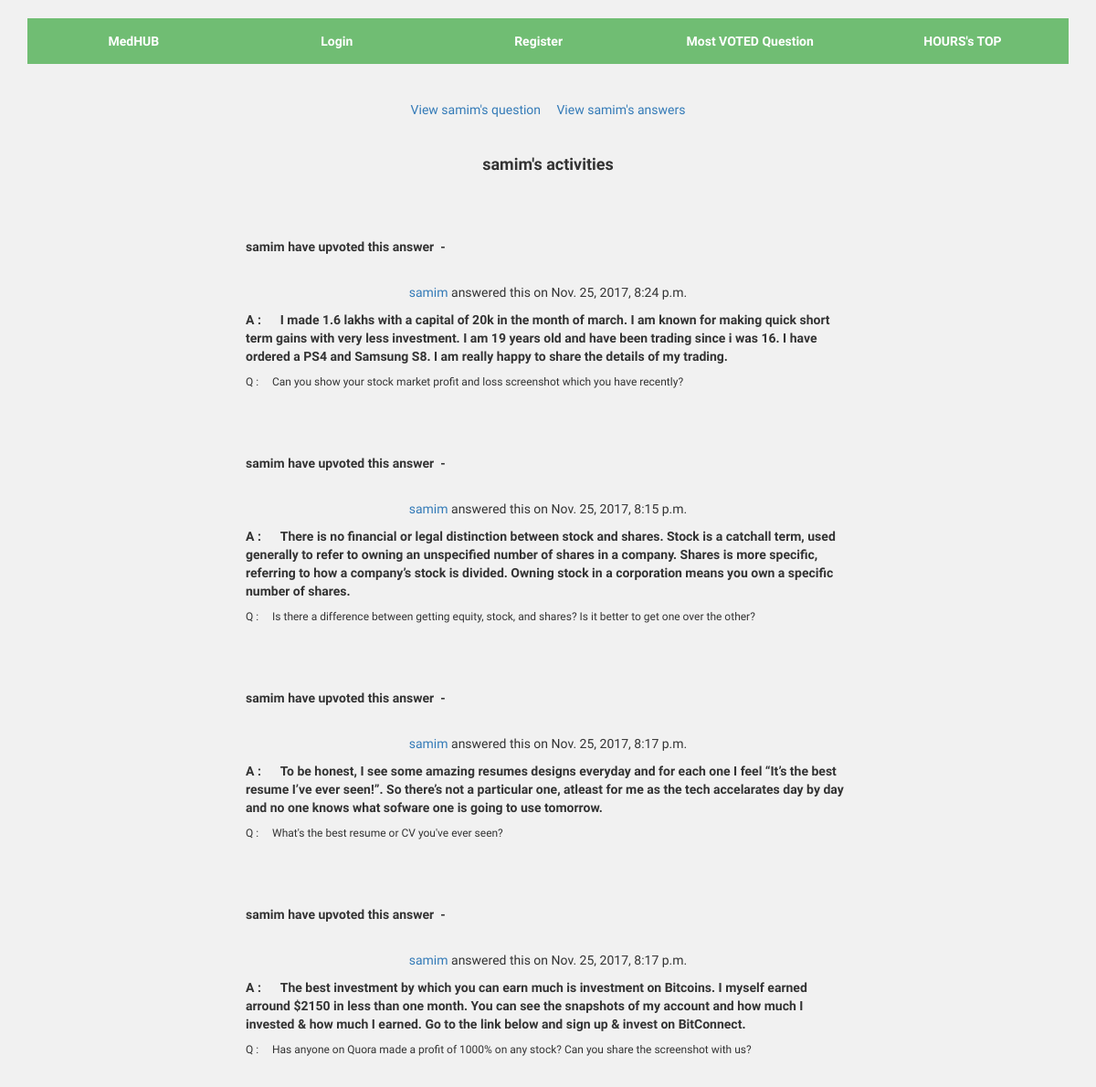
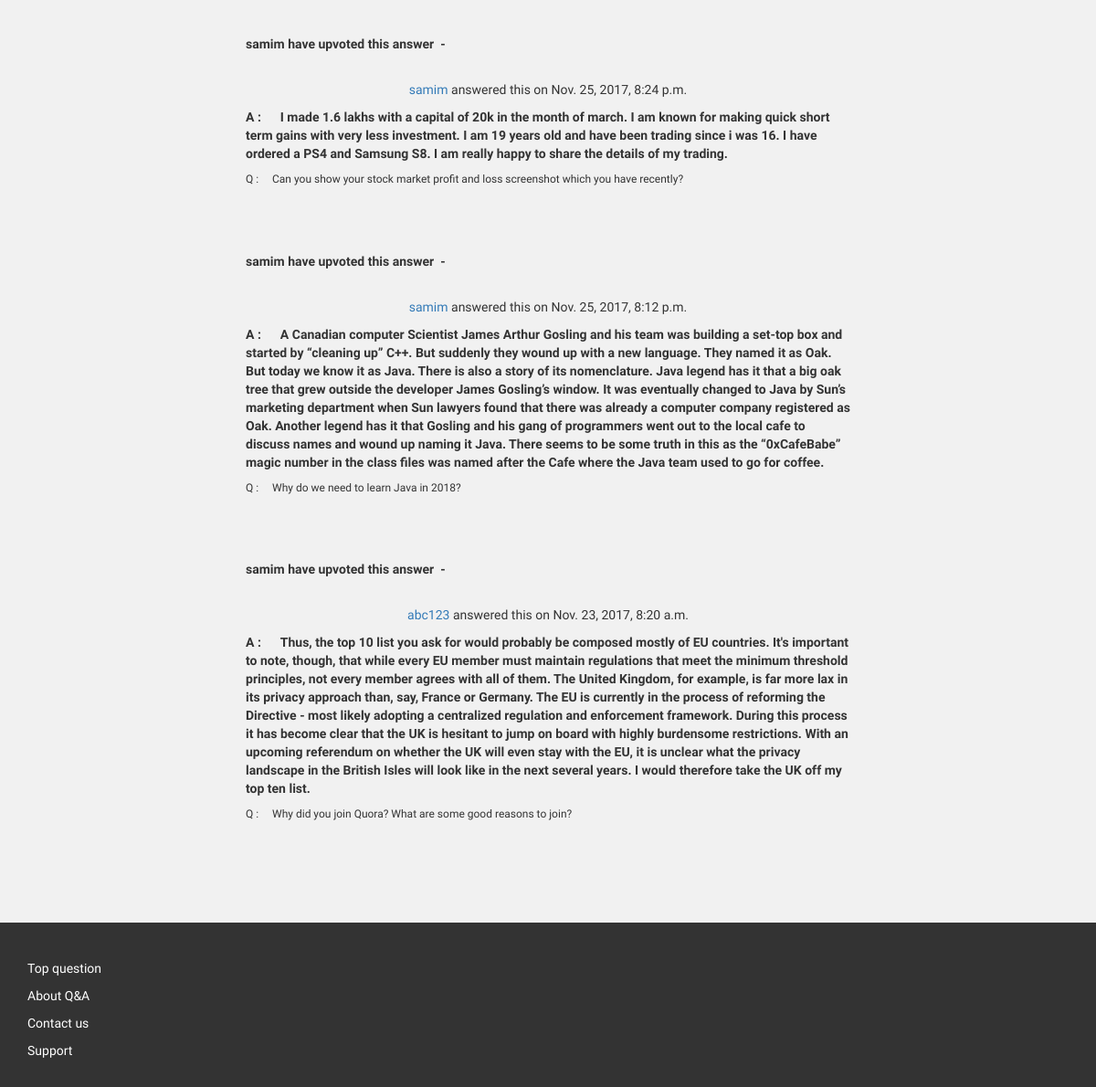
The page /profile/samim/upvotes/ on the database its author committed (2 pictures, top to bottom).
### qna/models.py (models this page shows, shortened)
class Upvote(models.Model):
	upvoted_by = models.ForeignKey(User, default=1, related_name='upvoted_by', blank=True, null=True )
	upvoted_question = models.ForeignKey(Question, on_delete = models.CASCADE, related_name='upvoted_question')
	upvoted_answer = models.ForeignKey(Answer, on_delete = models.CASCADE, related_name='upvoted_answer')
	time = models.DateTimeField(auto_now = True)

class Answer(models.Model):
	answer_by = models.ForeignKey(User, default=1, related_name='answer_by', blank=True, null=True)
	question_name = models.ForeignKey(Question, on_delete = models.CASCADE, related_name='question_name', blank=True, null=True)
	detail = models.TextField()
	time = models.DateTimeField(auto_now = True)
	class Meta:
		ordering = ["-time"]

class Question(models.Model):
	title = models.TextField()
	detail = models.TextField(blank=True, null=True)
	question_by = models.ForeignKey(User, default=1, related_name='question_by', blank=True, null=True)
	time = models.DateTimeField(auto_now = True)
	class Meta:
		ordering = ["-time"]

### qna/views.py (the view)
# urls.py: url(r'^profile/(?P<username>\w+)/upvotes/$', users_upvotes, name="users_upvotes"),
def users_upvotes(request, username):
	user_instance = User.objects.get(username = username)
	context = {}
	upvoted_answers_list = user_instance.upvoted_by.all()
	page = request.GET.get('page', 1)
	paginator = Paginator(upvoted_answers_list, 9)
	try:
		upvoted_answers_list = paginator.page(page)
	except PageNotAnInteger:
		upvoted_answers_list = paginator.page(1)
	except EmptyPge:
		upvoted_answers_list = paginator.page(paginator.num_pages)
	context['upvoted_answers_list'] = upvoted_answers_list
	context['user_details'] = user_instance
	return render(request, 'body/user_upvoted_answers.html', context)

### qna/templates/body/user_upvoted_answers.html (shortened to what this page needs)
{% extends 'nav/nav.html' %}
{% block content %}
<br>
<br>
<div class="row text-center">
	<div>
		<p><a href="{% url 'profile' user_details.username %}">View {{ user_details }}'s question</a> &nbsp &nbsp
		<a href="{% url 'user_answers' user_details.username %}">View {{ user_details }}'s answers</a></p>
	</div>
</div>
<br>
<div class="row text-center">
	<h4 style="font-weight: bold;">{{ user_details }}'s activities</h4>
	<br>
	<br>
	{% for votes in upvoted_answers_list %}
	<div class="text-center" style="margin-left: 20%; margin-right: 20%; padding: 20px;">
	<p style="text-align: left; font-weight: bold;"> {{ user_details }} have upvoted this answer &nbsp-</p><br>
	<p><a href="{% url 'profile' votes.upvoted_answer.answer_by.username %}">{{ votes.upvoted_answer.answer_by }}</a> answered this on {{ votes.upvoted_answer.time }}</p>
	<p style="text-align: left; font-weight: bold;">A : &nbsp &nbsp &nbsp{{ votes.upvoted_answer.detail }}</p>
	<p style="font-size: 12px; text-align: left;">Q :&nbsp &nbsp &nbsp{{ votes.upvoted_question.title }}</p>
	</div>
	<br>
	{% endfor %}
</div>
{% endblock %}

### qna/static/css/justified-nav.css (style rules this page uses)
body { padding-top: 20px; }

### qna/templates/nav/nav.html (style rules this page uses)
p,h1,h2,h3,h4,h5,a { font-family: 'Varela Round', sans-serif; }

### rows shown on the page
Upvote: upvoted_answer.answer_by "samim", upvoted_answer.time "Nov. 25, 2017, 8:24 p.m.", upvoted_answer.detail "I made 1.6 lakhs with a capital of 20k in the month of march. I am known for making quick short term gains with very less investment. I am 19 years old and have been trading since i was 16. I have ordered a PS4 and Samsung S8. I am really happy to share the details of my trading.", upvoted_question "Can you show your stock market profit and loss screenshot which you have recently?"
Upvote: upvoted_answer.answer_by "samim", upvoted_answer.time "Nov. 25, 2017, 8:15 p.m.", upvoted_answer.detail "There is no financial or legal distinction between stock and shares. Stock is a catchall term, used generally to refer to owning an unspecified number of shares in a company. Shares is more specific, referring to how a company’s stock is divided. Owning stock in a corporation means you own a specific number of shares.", upvoted_question "Is there a difference between getting equity, stock, and shares? Is it better to get one over the other?"
Upvote: upvoted_answer.answer_by "samim", upvoted_answer.time "Nov. 25, 2017, 8:17 p.m.", upvoted_answer.detail "To be honest, I see some amazing resumes designs everyday and for each one I feel “It’s the best resume I’ve ever seen!”. So there’s not a particular one, atleast for me as the tech accelarates day by day and no one knows what sofware one is going to use tomorrow.", upvoted_question "What's the best resume or CV you've ever seen?"
Upvote: upvoted_answer.answer_by "samim", upvoted_answer.time "Nov. 25, 2017, 8:17 p.m.", upvoted_answer.detail "The best investment by which you can earn much is investment on Bitcoins. I myself earned arround $2150 in less than one month. You can see the snapshots of my account and how much I invested & how much I earned. Go to the link below and sign up & invest on BitConnect.", upvoted_question "Has anyone on Quora made a profit of 1000% on any stock? Can you share the screenshot with us?"
Upvote: upvoted_answer.answer_by "samim", upvoted_answer.time "Nov. 25, 2017, 8:24 p.m.", upvoted_answer.detail "I made 1.6 lakhs with a capital of 20k in the month of march. I am known for making quick short term gains with very less investment. I am 19 years old and have been trading since i was 16. I have ordered a PS4 and Samsung S8. I am really happy to share the details of my trading.", upvoted_question "Can you show your stock market profit and loss screenshot which you have recently?"
Upvote: upvoted_answer.answer_by "samim", upvoted_answer.time "Nov. 25, 2017, 8:12 p.m.", upvoted_answer.detail "A Canadian computer Scientist James Arthur Gosling and his team was building a set-top box and started by “cleaning up” C++. But suddenly they wound up with a new language. They named it as Oak. But today we know it as Java. There is also a story of its nomenclature. Java legend has it that a big oak tree that grew outside the developer James Gosling’s window. It was eventually changed to Java by Sun’s marketing department when Sun lawyers found that there was already a computer company registered as Oak. Another legend has it that Gosling and his gang of programmers went out to the local cafe to discuss names and wound up naming it Java. There seems to be some truth in this as the…", upvoted_question "Why do we need to learn Java in 2018?"
Upvote: upvoted_answer.answer_by "abc123", upvoted_answer.time "Nov. 23, 2017, 8:20 a.m.", upvoted_answer.detail "Thus, the top 10 list you ask for would probably be composed mostly of EU countries. It's important to note, though, that while every EU member must maintain regulations that meet the minimum threshold principles, not every member agrees with all of them. The United Kingdom, for example, is far more lax in its privacy approach than, say, France or Germany. The EU is currently in the process of reforming the Directive - most likely adopting a centralized regulation and enforcement framework. During this process it has become clear that the UK is hesitant to jump on board with highly burdensome restrictions. With an upcoming referendum on whether the UK will even stay with the EU, it is…", upvoted_question "Why did you join Quora? What are some good reasons to join?"

### other values the page prints
{{ user_details }} "samim"
